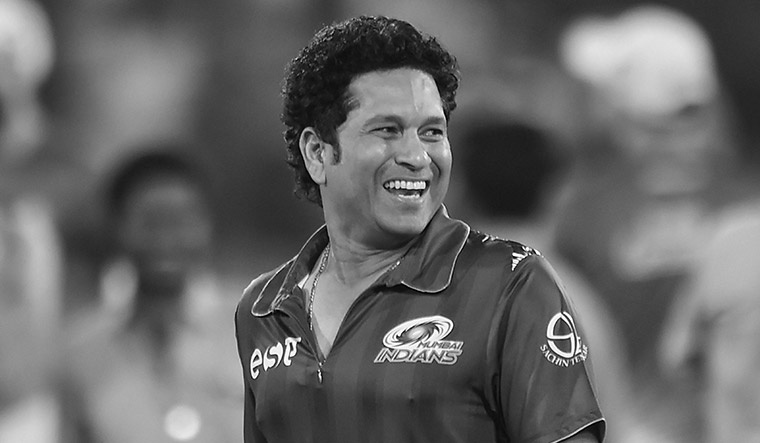
#> input picture OpenCV/greyscale.jpg, 760 x 443 px
$ python assignment3_1.py
#> lines starting #> are read from the running program, lines starting #| are printed output that depends on the picture; after the words box and inside, x2 and y2 are one past the last pixel; in counts of white or black regions, pixels touching at a corner belong together
import cv2
import matplotlib.pyplot as plt
img = cv2.imread("greyscale.jpg")
#> img is the input picture: shape (443, 760, 3); min 0, max 255, mean 103.2
img = img[:,:,2]
#> img: shape (443, 760)
edges = cv2.Canny(img,90,171)
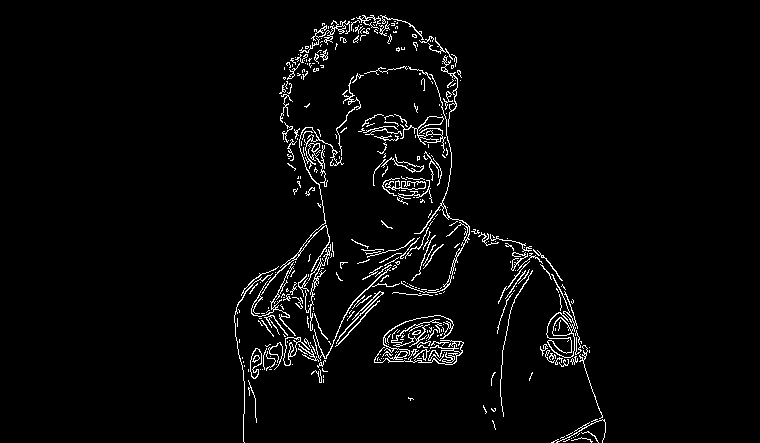
#> edges: shape (443, 760); 3.2% white in thin lines or dots, all inside (x1, y1, x2, y2) = (234, 15, 606, 443)
edges = 255 - edges
cv2.imshow("pencil sketch",edges)
cv2.waitKey(0)
cv2.destroyAllWindows()
